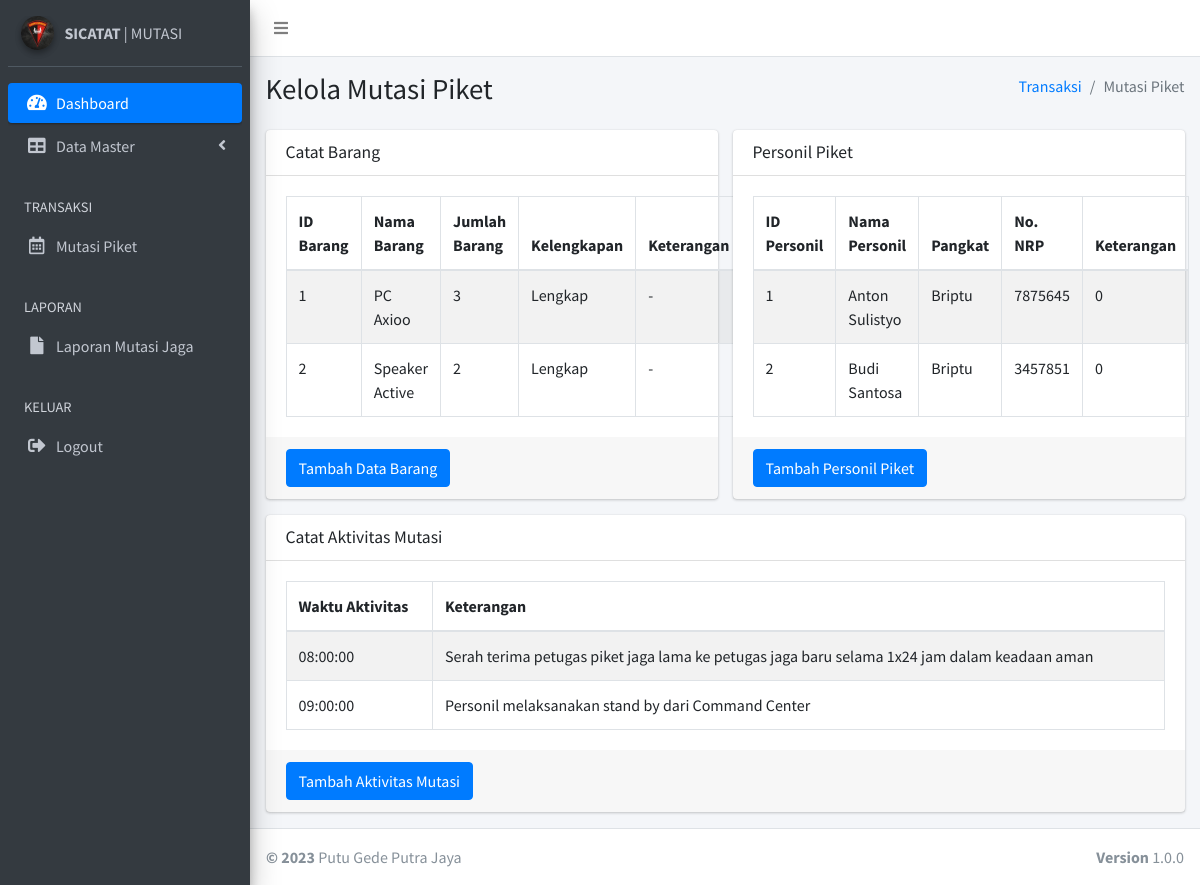
Screenshot of /detil_mutasijaga.php?id=1 (signed in) with the database file from the repository.
### tables this page shows
CREATE TABLE `tb_detil_mutasi_barang` (
  `id_mutasi_jaga` int(11) NOT NULL,
  `id_barang` int(11) NOT NULL,
  `kelengkapan` varchar(20) DEFAULT NULL,
  `keterangan` text DEFAULT NULL
);

CREATE TABLE `tb_barang` (
  `id_barang` int(11) NOT NULL,
  `nama_barang` varchar(1024) DEFAULT NULL,
  `jml_barang` varchar(1024) DEFAULT NULL,
  `status_brg` smallint(6) DEFAULT NULL
);

CREATE TABLE `tb_detil_mutasi_personil` (
  `id_mutasi_jaga` int(11) NOT NULL,
  `id_personil` int(11) NOT NULL,
  `keterangan` varchar(11) NOT NULL
);

CREATE TABLE `tb_personil` (
  `id_personil` int(11) NOT NULL,
  `nama_personil` varchar(1024) DEFAULT NULL,
  `pangkat_personil` varchar(1024) DEFAULT NULL,
  `nrp_personil` int(11) DEFAULT NULL,
  `status_personil` smallint(6) DEFAULT NULL
);

CREATE TABLE `tb_list_mutasi` (
  `id_list_mutasi` int(11) NOT NULL,
  `id_mutasi_jaga` int(11) DEFAULT NULL,
  `waktu_mutasi` time DEFAULT NULL,
  `keterangan_mutasi` varchar(1024) DEFAULT NULL
);

### detil_mutasijaga.php (the view, shortened to what this page needs)
<?php
    include "koneksi.php";
      $level = $_SESSION['level'];
$idmutasi=$_GET['id'];
?>
<!DOCTYPE html>
<html>
<head>
  <link rel="stylesheet" href="plugins/fontawesome-free/css/all.min.css">
  <link rel="stylesheet" href="https://code.ionicframework.com/ionicons/2.0.1/css/ionicons.min.css">
  <link rel="stylesheet" href="plugins/datatables-bs4/css/dataTables.bootstrap4.css">
  <link rel="stylesheet" href="dist/css/adminlte.min.css">
</head>
<body class="hold-transition sidebar-mini">
<div class="wrapper">
  <nav class="main-header navbar navbar-expand navbar-white navbar-light">
    <ul class="navbar-nav">
      <li class="nav-item">
        <a class="nav-link" data-widget="pushmenu" href="#"><i class="fas fa-bars"></i></a>
      </li>
    </ul>
  </nav>
  <aside class="main-sidebar sidebar-dark-primary elevation-4">
    <div class="sidebar">
      <div class="user-panel mt-3 pb-3 mb-3 d-flex">
        <div class="image">
        <img src="dist/img/korps.jpeg" class="img-circle elevation-2" alt="User Image">
        </div>
        <div class="info">
        <a href="#" class="d-block"><strong>SICATAT</strong> | MUTASI</a>
        </div>
      </div>
       <nav class="mt-2">
        <ul class="nav nav-pills nav-sidebar flex-column" data-widget="treeview" role="menu" data-accordion="false">
          <li class="nav-item">
            <a href="dashboard.php" class="nav-link active">
              <i class="nav-icon fas fa-tachometer-alt"></i>
              <p>
                Dashboard
              </p>
            </a>
          </li>
          <?php
          if ($level == "admin") {
            ?>
        <li class="nav-item has-treeview">
            <a href="#" class="nav-link">
              <i class="nav-icon fas fa-table"></i>
              <p>
                Data Master
                <i class="fas fa-angle-left right"></i>
              </p>
            </a>
          </li>
          <li class="nav-header">TRANSAKSI</li>
          <li class="nav-item">
            <a href="trx_mutasijaga.php" class="nav-link">
              <i class="nav-icon far fa-calendar-alt"></i>
              <p>
                Mutasi Piket
              </p>
            </a>
          </li>
              <?php
            }
            ?>
          <li class="nav-header">LAPORAN</li>
          <li class="nav-item">
            <a href="laporan.php" class="nav-link">
              <i class="nav-icon fas fa-file"></i>
              <p>Laporan Mutasi Jaga</p>
            </a>
          </li>
          <li class="nav-header">KELUAR</li>
          <li class="nav-item">
            <a href="./action/logout.php" class="nav-link">
              <i class="nav-icon fas fa-sign-out-alt"></i>
              <p>Logout</p>
            </a>
          </li>
        </ul>
      </nav>
    </div>
  </aside>
  <div class="content-wrapper">
    <section class="content-header">
      <div class="container-fluid">
        <div class="row mb-2">
          <div class="col-sm-6">
            <h1>Kelola Mutasi Piket</h1>
          </div>
          <div class="col-sm-6">
            <ol class="breadcrumb float-sm-right">
              <li class="breadcrumb-item"><a href="#">Transaksi</a></li>
              <li class="breadcrumb-item active">Mutasi Piket</li>
            </ol>
          </div>
        </div>
      </div>
    </section>
    <section class="content">
      <div class="container-fluid">
        <div class="row">
          <div class="col-md-6">
            <div class="card card-primary">
              <div class="card-header">
                <h3 class="card-title">Catat Barang</h3>
              </div>
                <div class="card-body">
                <table class="table table-bordered table-striped">
                <thead>
                <tr>
                  <th>ID Barang</th>
                  <th>Nama Barang</th>
                  <th>Jumlah Barang</th>
                  <th>Kelengkapan</th>
                  <th>Keterangan</th>
                </tr>
                </thead>
                <tbody>
          <?php
          $query = mysqli_query($conn,"SELECT `tb_detil_mutasi_barang`.*, tb_barang.nama_barang, tb_barang.jml_barang
                                      FROM `tb_detil_mutasi_barang`,tb_barang
                                      WHERE `tb_detil_mutasi_barang`.id_barang=tb_barang.id_barang AND id_mutasi_jaga='$idmutasi'");
          while ($data = mysqli_fetch_assoc($query))
          {
          ?>
            <tr>
              <td><?php echo $data['id_barang']; ?></td>
              <td><?php echo $data['nama_barang']; ?></td>
              <td><?php echo $data['jml_barang']; ?></td>
              <td><?php echo $data['kelengkapan']; ?></td>
              <td><?php echo $data['keterangan']; ?></td>
            </tr>
          <?php
          }
          ?>
        </tbody>
              </table>
                </div>
                <div class="card-footer">
                  <button type="submit" class="btn btn-primary" data-toggle="modal" data-target="#myModal">Tambah Data Barang</button>
                </div>
            </div>
          </div>
          <div class="col-md-6">
            <div class="card card-warning">
              <div class="card-header">
                <h3 class="card-title">Personil Piket</h3>
              </div>
              <div class="card-body">
              <table class="table table-bordered table-striped">
                <thead>
                <tr>
                  <th>ID Personil</th>
                  <th>Nama Personil</th>
                  <th>Pangkat</th>
                  <th>No. NRP</th>
                  <th>Keterangan</th>
                </tr>
                </thead>
                <tbody>
          <?php
          $query = mysqli_query($conn,"SELECT tb_detil_mutasi_personil.*, tb_personil.nama_personil, tb_personil.pangkat_personil, tb_personil.nrp_personil
                                        FROM tb_detil_mutasi_personil, tb_personil
                                        WHERE tb_detil_mutasi_personil.id_personil=tb_personil.id_personil
                                        AND id_mutasi_jaga='$idmutasi'");
          while ($data = mysqli_fetch_assoc($query))
          {
          ?>
            <tr>
              <td><?php echo $data['id_personil']; ?></td>
              <td><?php echo $data['nama_personil']; ?></td>
              <td><?php echo $data['pangkat_personil']; ?></td>
              <td><?php echo $data['nrp_personil']; ?></td>
              <td><?php echo $data['keterangan']; ?></td>
            </tr>
          <?php
          }
          ?>
        </tbody>
              </table>
              </div>
              <div class="card-footer">
                  <button type="submit" class="btn btn-primary" data-toggle="modal" data-target="#myModalPersonil">Tambah Personil Piket</button>
                </div>
            </div>
          </div>
          <div class="col-md-12">
            <div class="card card-primary">
              <div class="card-header">
                <h3 class="card-title">Catat Aktivitas Mutasi</h3>
              </div>
                <div class="card-body">
              <table class="table table-bordered table-striped">
                <thead>
                <tr>
                  <th>Waktu Aktivitas</th>
                  <th>Keterangan</th>
                </tr>
                </thead>
                <tbody>
          <?php
          $query = mysqli_query($conn,"SELECT * FROM tb_list_mutasi WHERE id_mutasi_jaga='$idmutasi'");
          while ($data = mysqli_fetch_assoc($query))
          {
          ?>
            <tr>
              <td><?php echo $data['waktu_mutasi']; ?></td>
              <td><?php echo $data['keterangan_mutasi']; ?></td>
            </tr>
          <?php
          }
          ?>
        </tbody>
              </table>
                </div>
                <div class="card-footer">
                  <button type="submit" class="btn btn-primary" data-toggle="modal" data-target="#myModalAktivitas">Tambah Aktivitas Mutasi</button>
                </div>
            </div>
          </div>
        </div>
      </div>
    </section>
  </div>
  <footer class="main-footer">
    <div class="float-right d-none d-sm-block">
      <b>Version</b> 1.0.0
    </div>
    <strong>&copy; 2023</strong> Putu Gede Putra Jaya
  </footer>
</div>
</body>
</html>

### rows the page displays
tb_detil_mutasi_barang: id_barang "1", id_barang.nama_barang "PC Axioo", id_barang.jml_barang "3", kelengkapan "Lengkap", keterangan "-"
tb_detil_mutasi_barang: id_barang "2", id_barang.nama_barang "Speaker Active", id_barang.jml_barang "2", kelengkapan "Lengkap", keterangan "-"
tb_detil_mutasi_personil: id_personil "1", id_personil.nama_personil "Anton Sulistyo", id_personil.pangkat_personil "Briptu", id_personil.nrp_personil "7875645", keterangan "0"
tb_detil_mutasi_personil: id_personil "2", id_personil.nama_personil "Budi Santosa", id_personil.pangkat_personil "Briptu", id_personil.nrp_personil "3457851", keterangan "0"
tb_list_mutasi: waktu_mutasi "08:00:00", keterangan_mutasi "Serah terima petugas piket jaga lama ke petugas jaga baru selama 1x24 jam dalam keadaan aman"
tb_list_mutasi: waktu_mutasi "09:00:00", keterangan_mutasi "Personil melaksanakan stand by dari Command Center"
